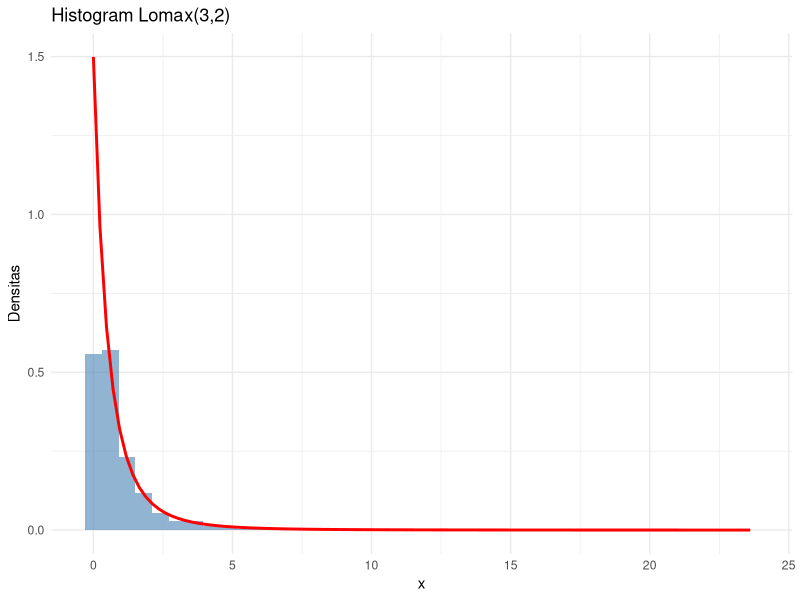
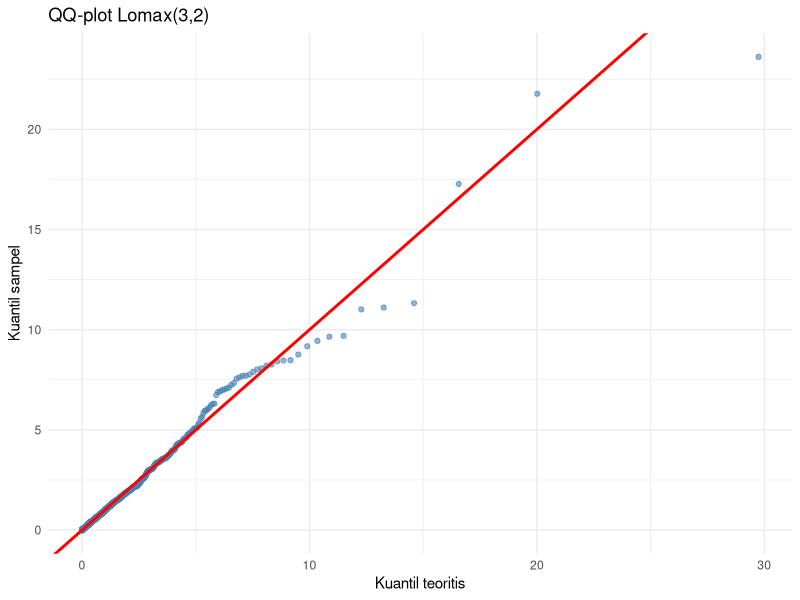
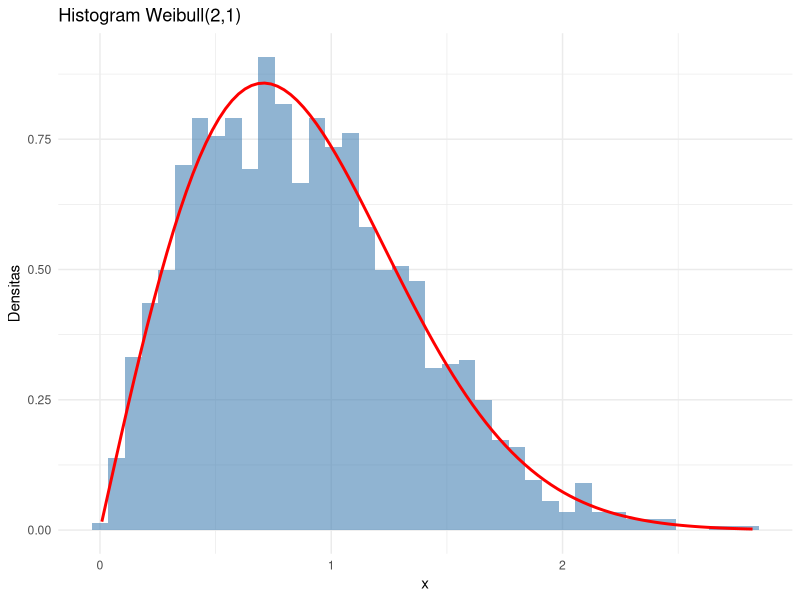
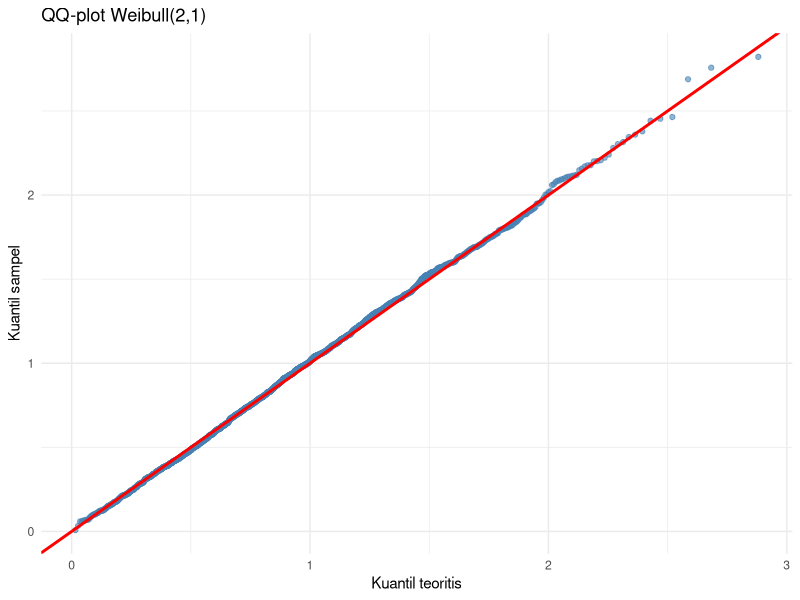
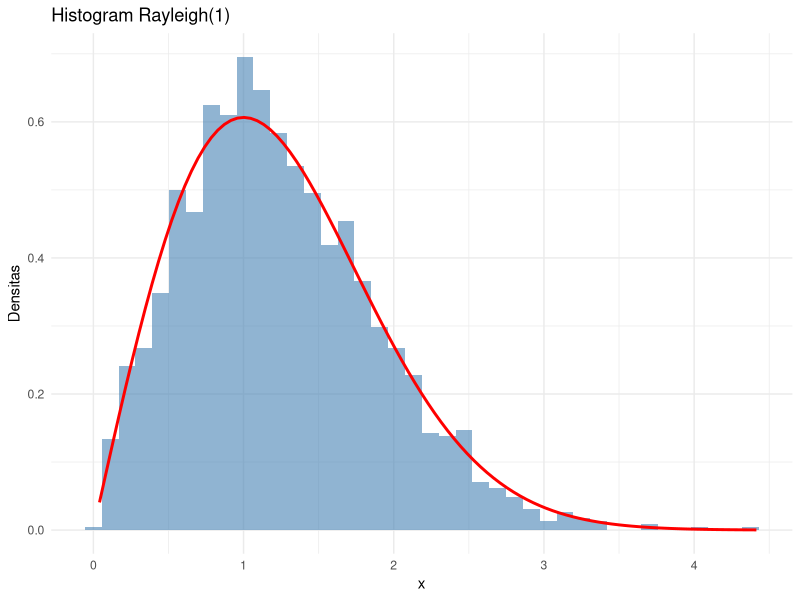
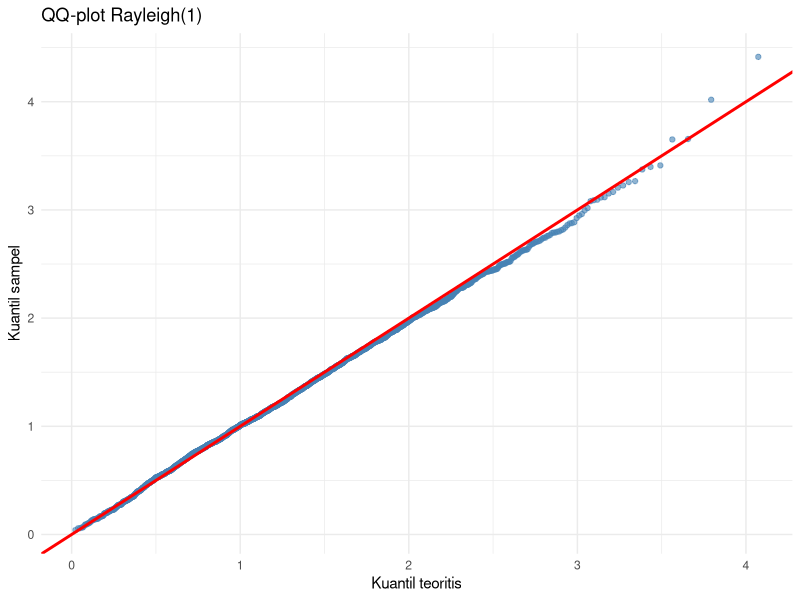
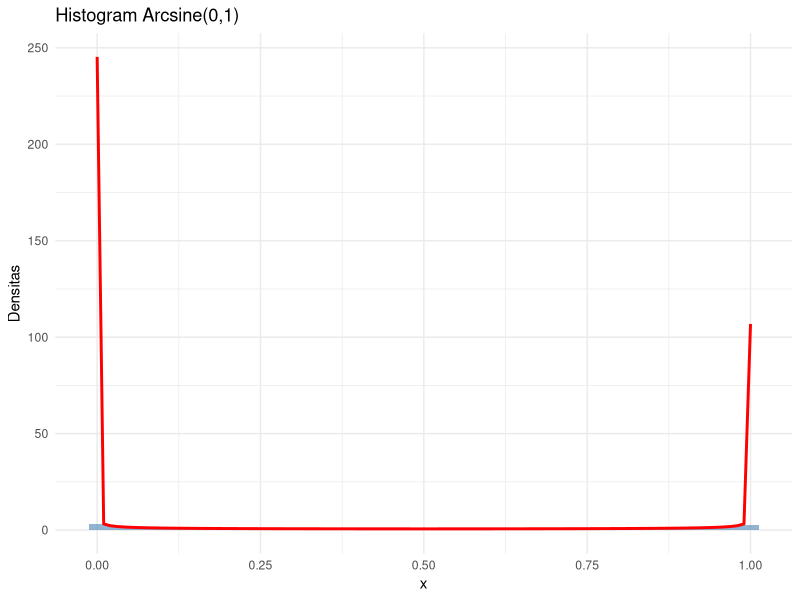
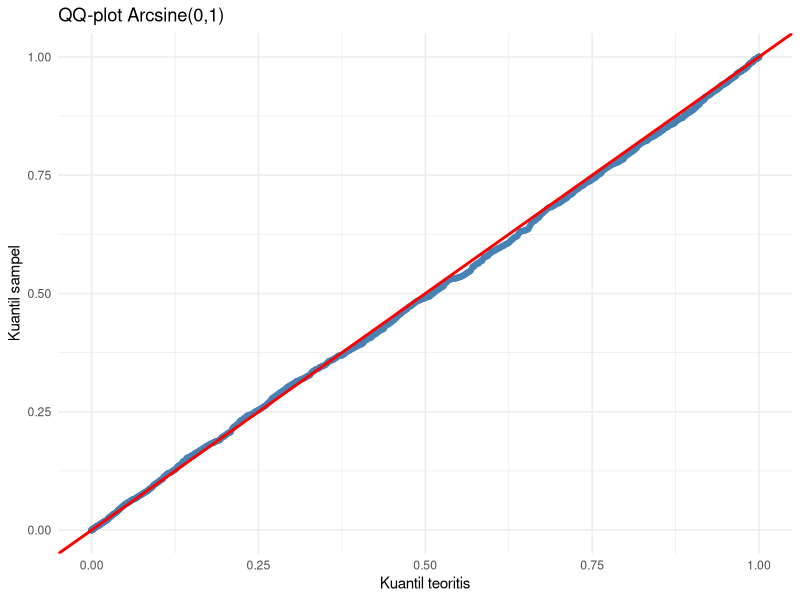

R code for these plots, in order:
library(ggplot2)

rlomax <- function(n, alpha, lambda) {
  u <- runif(n)
  lambda * ((1 - u)^(-1/alpha) - 1)
}
plomax <- function(x, alpha, lambda) 1 - (1 + x/lambda)^(-alpha)
qlomax <- function(p, alpha, lambda) lambda * ((1 - p)^(-1/alpha) - 1)
dlomax <- function(x, alpha, lambda) (alpha/lambda) * (1 + x/lambda)^(-(alpha + 1))

rweibull2 <- function(n, k, lambda) {
  u <- runif(n)
  lambda * (-log(1 - u))^(1/k)
}

rrayleigh2 <- function(n, sigma) {
  u <- runif(n)
  sigma * sqrt(-2 * log(1 - u))
}

rarcsine2 <- function(n, a = 0, b = 1) {
  u <- runif(n)
  a + (b - a) * sin(pi * u / 2)^2
}
parcsine2 <- function(x, a = 0, b = 1) (2/pi) * asin(sqrt((x - a)/(b - a)))
qarcsine2 <- function(p, a = 0, b = 1) a + (b - a) * sin(pi * p / 2)^2
darcsine2 <- function(x, a = 0, b = 1) 1 / (pi * sqrt((x - a) * (b - x)))

rlogcauchy2 <- function(n, mu = 0, sigma = 1) {
  u <- runif(n)
  exp(mu + sigma * tan(pi * (u - 0.5)))
}

hist_plot <- function(x, dfun, title, ...) {
  ggplot(data.frame(x = x), aes(x = x)) +
    geom_histogram(aes(y = after_stat(density)), bins = 40, fill = "steelblue", alpha = 0.6) +
    stat_function(fun = dfun, args = list(...), color = "red", linewidth = 1) +
    labs(title = title, x = "x", y = "Densitas") +
    theme_minimal()
}

qq_plot <- function(x, qfun, title, ...) {
  df <- data.frame(teoritis = qfun(ppoints(length(x)), ...), sampel = sort(x))
  ggplot(df, aes(teoritis, sampel)) +
    geom_point(color = "steelblue", alpha = 0.6) +
    geom_abline(intercept = 0, slope = 1, color = "red", linewidth = 1) +
    labs(title = title, x = "Kuantil teoritis", y = "Kuantil sampel") +
    theme_minimal()
}

set.seed(123)
n <- 2000

x1 <- rlomax(n, alpha = 3, lambda = 2)
x2 <- rweibull2(n, k = 2, lambda = 1)
x3 <- rrayleigh2(n, sigma = 1)
x4 <- rarcsine2(n)
x5 <- rlogcauchy2(n, mu = 0, sigma = 1)
y5 <- log(x5)

hist_plot(x1, dlomax, "Histogram Lomax(3,2)", alpha = 3, lambda = 2)
qq_plot(x1, qlomax, "QQ-plot Lomax(3,2)", alpha = 3, lambda = 2)

hist_plot(x2, dweibull, "Histogram Weibull(2,1)", shape = 2, scale = 1)
qq_plot(x2, qweibull, "QQ-plot Weibull(2,1)", shape = 2, scale = 1)

hist_plot(x3, dweibull, "Histogram Rayleigh(1)", shape = 2, scale = sqrt(2))
qq_plot(x3, qweibull, "QQ-plot Rayleigh(1)", shape = 2, scale = sqrt(2))

hist_plot(x4, darcsine2, "Histogram Arcsine(0,1)")
qq_plot(x4, qarcsine2, "QQ-plot Arcsine(0,1)")

hist_plot(y5, dcauchy, "Histogram ln(Log-Cauchy) ~ Cauchy(0,1)", location = 0, scale = 1)
qq_plot(y5, qcauchy, "QQ-plot Cauchy(0,1)", location = 0, scale = 1)

ks1 <- ks.test(x1, "plomax", alpha = 3, lambda = 2)
ks2 <- ks.test(x2, "pweibull", shape = 2, scale = 1)
ks3 <- ks.test(x3, "pweibull", shape = 2, scale = sqrt(2))
ks4 <- ks.test(x4, "parcsine2")
ks5 <- ks.test(y5, "pcauchy", location = 0, scale = 1)

hasil_ks <- data.frame(
  Distribusi = c("Lomax(3,2)", "Weibull(2,1)", "Rayleigh(1)", "Arcsine(0,1)", "Log-Cauchy(0,1)"),
  Statistik_D = c(ks1$statistic, ks2$statistic, ks3$statistic, ks4$statistic, ks5$statistic),
  P_value = c(ks1$p.value, ks2$p.value, ks3$p.value, ks4$p.value, ks5$p.value)
)

print(hasil_ks)
